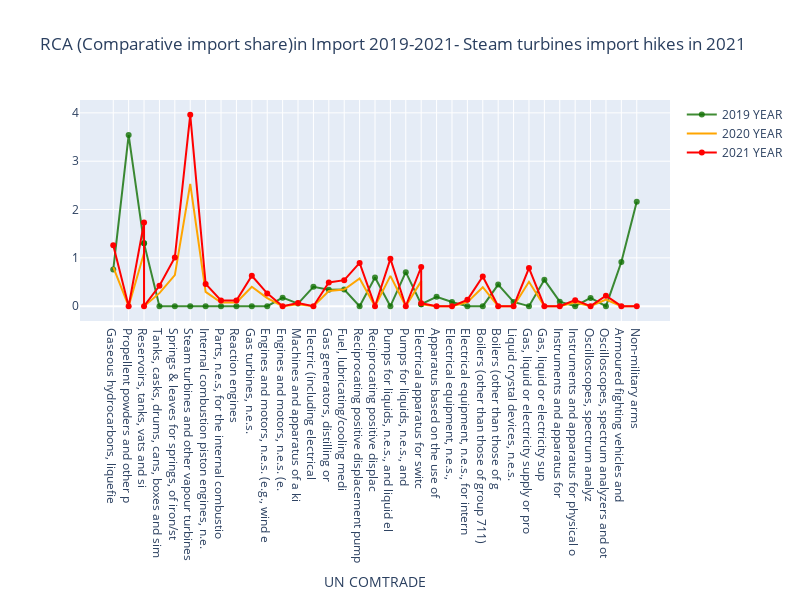

The code cell stored with this chart in its notebook:
### Code cell
rcomp='https://raw.githubusercontent.com/bulattoolpix/SITC/main/rcacomp.csv'
rc = requests.get(rcomp).content
imports   = pd.read_csv(io.StringIO(rc.decode('utf-8')))
imports=imports.sort_values(by=([ 'SITC']),ascending=True)

trace1 = go.Scatter(
                    y=imports.rca/1.e+15,  x=imports.Commodity, mode = "lines+markers",
                    name = "2019 YEAR",marker = dict(color = 'rgba(16, 112, 2, 0.8)')
                    )

trace2 = go.Scatter(
                   y=imports.rca20/1.e+15,  x=imports.Commodity, mode = "lines",name = "2020 YEAR",
                   marker = dict(color = 'ORANGE'),text= import21.Commodity)
trace3 = go.Scatter(
                     y=imports.rca21/1.e+15,  x=imports.Commodity, mode = "markers+lines",
                    name = "2021 YEAR",marker = dict(color = 'red')
                    )
data = [ trace1,trace2, trace3]
layout1 = cf.Layout(title = 'RCA (Comparative import share)in Import 2019-2021- Steam turbines import hikes in 2021 ',
    height=600, width=800,  xaxis= dict(title= 'UN COMTRADE',ticklen= 5,zeroline= False)
)
fig = dict(data = data, layout = layout1)
iplot(fig)

### Figure 1 — Plotly figure (JSON) as saved in the notebook; plotly's stock layout.template omitted (floating-point values rounded to 4 significant figures; data arrays with more than 128 entries replaced by an {"elided": "..."} marker saying what was removed)
{"data": [{"marker": {"color": "rgba(16, 112, 2, 0.8)"}, "mode": "lines+markers", "name": "2019 YEAR", "x": ["Gaseous hydrocarbons, liquefie", "Propellent powders and other p", "Reservoirs, tanks, vats and si", "Reservoirs, tanks, vats and si", "Tanks, casks, drums, cans, boxes and sim", "Springs & leaves for springs, of iron/st", "Steam turbines and other vapour turbines", "Internal combustion piston engines, n.e.", "Parts, n.e.s, for the internal combustio", "Reaction engines", "Gas turbines, n.e.s.", "Engines and motors, n.e.s. (e.g., wind e", "Engines and motors, n.e.s. (e.", "Machines and apparatus of a ki", "Electric (including electrical", "Gas generators, distilling or", "Fuel, lubricating/cooling medi", "Reciprocating positive displacement pump", "Reciprocating positive displac", "Pumps for liquids, n.e.s., and liquid el", "Pumps for liquids, n.e.s., and", "Electrical apparatus for switc", "Electrical apparatus for switc", "Apparatus based on the use of", "Electrical equipment, n.e.s.,", "Electrical equipment, n.e.s., for intern", "Boilers (other than those of group 711)", "Boilers (other than those of g", "Liquid crystal devices, n.e.s.", "Gas, liquid or electricity supply or pro", "Gas, liquid or electricity sup", "Instruments and apparatus for", "Instruments and apparatus for physical o", "Oscilloscopes, spectrum analyz", "Oscilloscopes, spectrum analyzers and ot", "Armoured fighting vehicles and", "Non-military arms"], "y": [0.757, 3.54, 1.3, 1.3, 0, 0, 0, 0, 0, 0, 0, 0, 0.177, 0.0542, 0.401, 0.341, 0.346, 0, 0.595, 0, 0.705, 0.0428, 0.0428, 0.194, 0.0863, 0, 0, 0.447, 0.0891, 0, 0.545, 0.0939, 0, 0.17, 0, 0.913, 2.16], "type": "scatter"}, {"marker": {"color": "ORANGE"}, "mode": "lines", "name": "2020 YEAR", "text": {"elided": "3799 str values"}, "x": ["Gaseous hydrocarbons, liquefie", "Propellent powders and other p", "Reservoirs, tanks, vats and si", "Reservoirs, tanks, vats and si", "Tanks, casks, drums, cans, boxes and sim", "Springs & leaves for springs, of iron/st", "Steam turbines and other vapour turbines", "Internal combustion piston engines, n.e.", "Parts, n.e.s, for the internal combustio", "Reaction engines", "Gas turbines, n.e.s.", "Engines and motors, n.e.s. (e.g., wind e", "Engines and motors, n.e.s. (e.", "Machines and apparatus of a ki", "Electric (including electrical", "Gas generators, distilling or", "Fuel, lubricating/cooling medi", "Reciprocating positive displacement pump", "Reciprocating positive displac", "Pumps for liquids, n.e.s., and liquid el", "Pumps for liquids, n.e.s., and", "Electrical apparatus for switc", "Electrical apparatus for switc", "Apparatus based on the use of", "Electrical equipment, n.e.s.,", "Electrical equipment, n.e.s., for intern", "Boilers (other than those of group 711)", "Boilers (other than those of g", "Liquid crystal devices, n.e.s.", "Gas, liquid or electricity supply or pro", "Gas, liquid or electricity sup", "Instruments and apparatus for", "Instruments and apparatus for physical o", "Oscilloscopes, spectrum analyz", "Oscilloscopes, spectrum analyzers and ot", "Armoured fighting vehicles and", "Non-military arms"], "y": [0.807, 0, 1.1, 0, 0.27, 0.643, 2.53, 0.295, 0.0754, 0.0753, 0.403, 0.169, 0, 0.0417, 0, 0.315, 0.345, 0.573, 0, 0.627, 0, 0.519, 0.039, 0, 0, 0.0847, 0.393, 0, 0, 0.504, 0, 0, 0.0798, 0, 0.138, 0, 0], "type": "scatter"}, {"marker": {"color": "red"}, "mode": "markers+lines", "name": "2021 YEAR", "x": ["Gaseous hydrocarbons, liquefie", "Propellent powders and other p", "Reservoirs, tanks, vats and si", "Reservoirs, tanks, vats and si", "Tanks, casks, drums, cans, boxes and sim", "Springs & leaves for springs, of iron/st", "Steam turbines and other vapour turbines", "Internal combustion piston engines, n.e.", "Parts, n.e.s, for the internal combustio", "Reaction engines", "Gas turbines, n.e.s.", "Engines and motors, n.e.s. (e.g., wind e", "Engines and motors, n.e.s. (e.", "Machines and apparatus of a ki", "Electric (including electrical", "Gas generators, distilling or", "Fuel, lubricating/cooling medi", "Reciprocating positive displacement pump", "Reciprocating positive displac", "Pumps for liquids, n.e.s., and liquid el", "Pumps for liquids, n.e.s., and", "Electrical apparatus for switc", "Electrical apparatus for switc", "Apparatus based on the use of", "Electrical equipment, n.e.s.,", "Electrical equipment, n.e.s., for intern", "Boilers (other than those of group 711)", "Boilers (other than those of g", "Liquid crystal devices, n.e.s.", "Gas, liquid or electricity supply or pro", "Gas, liquid or electricity sup", "Instruments and apparatus for", "Instruments and apparatus for physical o", "Oscilloscopes, spectrum analyz", "Oscilloscopes, spectrum analyzers and ot", "Armoured fighting vehicles and", "Non-military arms"], "y": [1.26, 0, 1.73, 0, 0.423, 1.01, 3.96, 0.461, 0.118, 0.118, 0.63, 0.265, 0, 0.0652, 0, 0.492, 0.539, 0.896, 0, 0.98, 0, 0.811, 0.061, 0, 0, 0.132, 0.615, 0, 0, 0.788, 0, 0, 0.125, 0, 0.216, 0, 0], "type": "scatter"}], "layout": {"height": 600, "title": {"text": "RCA (Comparative import share)in Import 2019-2021- Steam turbines import hikes in 2021 "}, "width": 800, "xaxis": {"ticklen": 5, "title": {"text": "UN COMTRADE"}, "zeroline": false, "type": "category", "range": [-2.162, 36.16], "autorange": true}, "yaxis": {"type": "linear", "range": [-0.3147, 4.275], "autorange": true}}}
